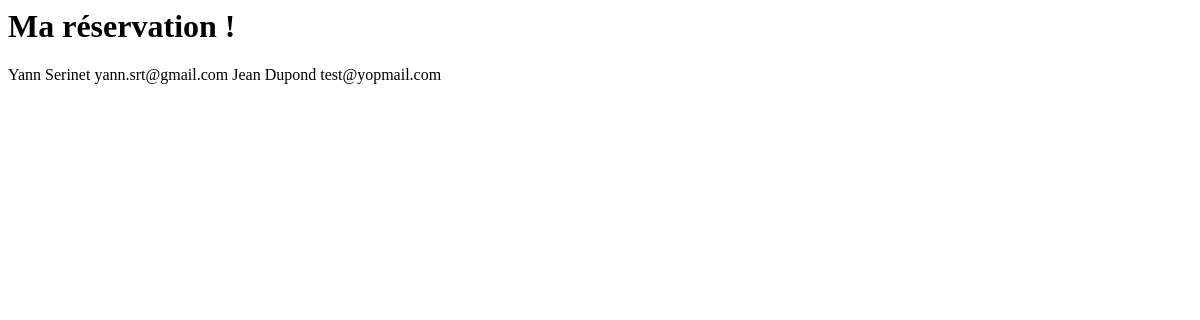
The page /admin/bookings/mybooking.php (signed in) on the database as committed earlier.
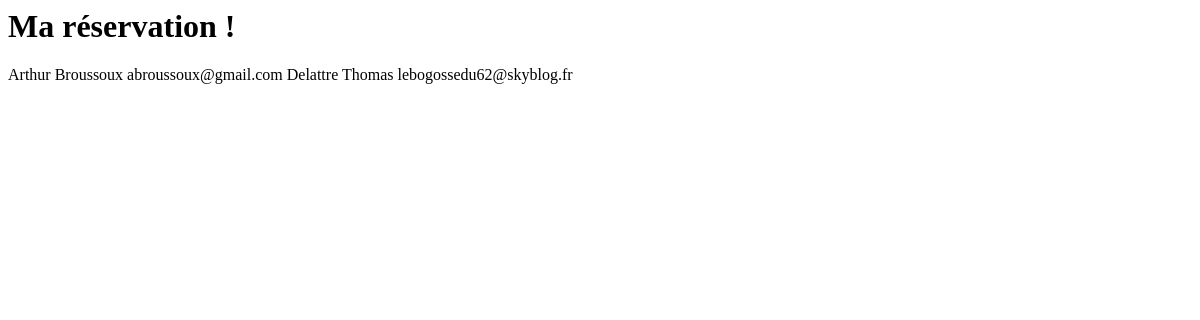
The same page on the database as committed later.
### tables this page shows
CREATE TABLE IF NOT EXISTS `customers` (
  `id` int(11) NOT NULL AUTO_INCREMENT,
  `firstname` varchar(50) NOT NULL,
  `lastname` varchar(50) NOT NULL,
  `email` varchar(100) NOT NULL,
  PRIMARY KEY (`id`)
);

### helper.php (called while the page is built, shortened)
<?php
function connect_to_mysql(): PDO
{
	$dsn = 'mysql:dbname=escape_game;host=localhost;port=3307';
	$user = 'escape_game';
	$password = 'lol123';
	$connection = new PDO($dsn, $user, $password);
	$connection->exec("set names utf8mb4");
	return $connection;
}
function getCustomersFromDB()
{
	$conn = connect_to_mysql();
	$array_customers = [];
	$sql = ("SELECT *
	FROM `customers`
	");
	foreach ($conn->query($sql) as $row) {
		$customer = new Customer(
			$row['firstname'],
			$row['lastname'],
			$row['email'],
		);
		$customer->setId((int)$row['id']);
		$array_customers[$row['id']] = $customer;
	}
	return $array_customers;
}

### Models/Customer.php (called while the page is built, shortened)
<?php
class Customer {
  private string $firstname;
  private string $lastname;
  private string $email;
  public function __construct(
    string $p_firstname,
    string $p_lastname,
    string $p_email
    )
    {
      $this->firstname = ucfirst(strtolower($p_firstname));
      $this->lastname = ucfirst(strtolower($p_lastname));
      $this->email = $p_email;
    }
    public function getFirstname(): string
    {
        return ucfirst(strtolower($this->firstname));
    }
    public function getLastname(): string
    {
        return ucfirst(strtolower($this->lastname));
    }
    public function getEmail(): string
    {
        return $this->email;
    }
  }

### admin/bookings/mybooking.php (the view, shortened to what this page needs)
<?php
require_once("../../helper.php");
require_once("../../Models/Customer.php");
$customers = getCustomersFromDB();
?>
<html>
<head>
</head>
<body>
    <h1>Ma réservation !</h1>
    <?php
    foreach ($customers as $customer['id'] => $info_customer) {
    ?>
        <tr>
            <td><?= $info_customer->getFirstname() ?></td>
            <td><?= $info_customer->getLastname() ?></td>
            <td><?= $info_customer->getEmail() ?></td>
        <?php
    }
        ?>
        </tr>
</body>
</html>

Rows that differ between the two databases and show on the page:
removed customers: firstname "Jean", lastname "Dupond", email "test@yopmail.com"
changed customers: firstname "Yann" → "Arthur"; lastname "Serinet" → "Broussoux"; email "yann.srt@gmail.com" → "abroussoux@gmail.com"
added customers: firstname "Delattre", lastname "Thomas", email "lebogossedu62@skyblog.fr"
